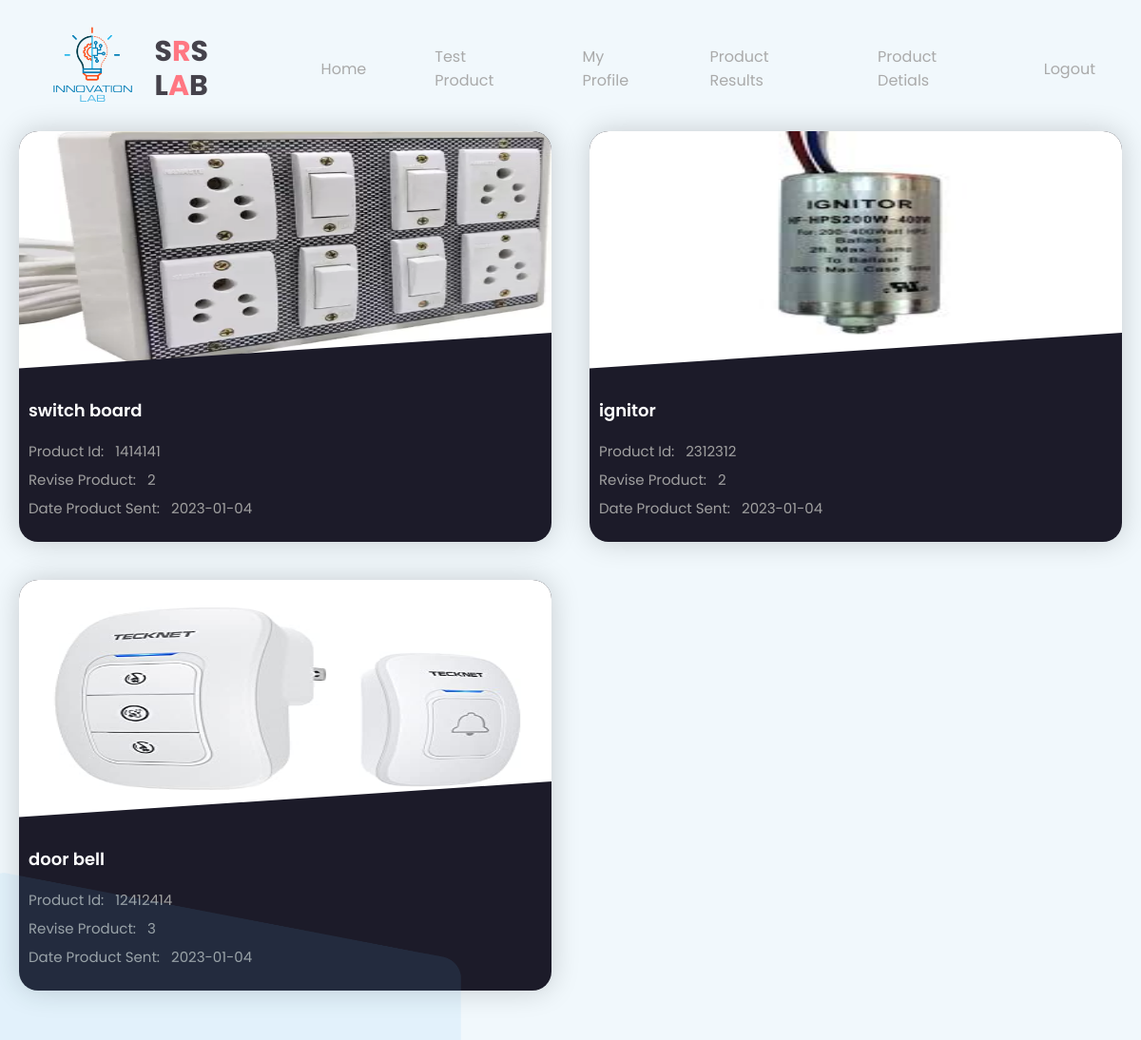
Page /project1/custprod.php?email=ab@gmail.com (signed in) on the committed database.
### tables this page shows
CREATE TABLE `product` (
  `product_id` int(10) NOT NULL,
  `product_name` varchar(255) NOT NULL,
  `revise_product` int(255) NOT NULL,
  `product_image` varchar(255) NOT NULL,
  `datee` date NOT NULL,
  `product_status` varchar(255) NOT NULL
);

### project1/custprod.php (the view, shortened to what this page needs)
<!DOCTYPE html>
<html lang="en">
  <head>
    <link rel="stylesheet" href="stylenew.css" />
    <link rel="stylesheet" href="custprod.css" />
  </head>
  <body>
    <main>
      <div class="big-wrapper light">
        <img src="images/shape.png" alt="" class="shape" />
        <header>
          <div class="container">
            <div class="logo">
              <img src="images/workerlogo.png" alt="Logo" />
              <h3 style="font-size:30px;margin-left:5px;" >S<span style="color:#ff7782;">R</span>S L<span style="color:#ff7782;">A</span>B</h3>
            </div>
            <div class="links">
              <ul>
              <li><a href="customer_home.php?email=<?php echo $_GET['email']; ?>">Home</a></li>
                     <li><a href="customer_prod.php?email=<?php echo $_GET['email']; ?>">Test Product</a></li>
                <li><a href="customer_profile.php?email=<?php echo $_GET['email']; ?>">My Profile</a></li>
                <li><a href="customer_result.php?email=<?php echo $_GET['email']; ?>">Product Results</a></li>
             <li><a href="custprod.php?email=<?php echo $_GET['email']; ?>">Product Detials</a></li>
             <li><a href="logout.php">Logout</a></li>
              </ul>
            </div>
          </div>
        </header>
        <div class="cards">
<?php
include 'database.php';
$sql = "SELECT * FROM product where product_status=''";
$query = mysqli_query($conn2,$sql);
while($arr = mysqli_fetch_array($query))
{
  ?>
        <div class="card card1">
            <div class="check">
                <img style="height:250px" src="<?php echo $arr['product_image']; ?>" >
            </div>
            <div class="details">
                <h3><?php echo $arr['product_name'];?></h3>
                <p>Product Id: &nbsp; <?php echo $arr['product_id']; ?></p>
                <p>Revise Product:  &nbsp; <?php echo $arr['revise_product']; ?></p>
                <p>Date Product Sent:  &nbsp; <?php echo $arr['datee']; ?></p>
            </div>
        </div>
        <?php
}
        ?>
    </div>
      </div>
    </main>
  </body>
</html>

### project1/stylenew.css (style rules this page uses)
.light { --mainColor: #64bcf4; --hoverColor: #5bacdf; --backgroundColor: #f1f8fc; --darkOne: #312f3a; --darkTwo: #45424b; --lightOne: #919191; --lightTwo: #aaa; }
*, *::before, *::after { padding: 0; margin: 0; box-sizing: border-box; }
body { font-family: "Poppins", sans-serif; }
img { width: 100%; }
a { text-decoration: none; }
.big-wrapper { position: relative; padding: 1.7rem 0 2rem; width: 100%; min-height: 100vh; overflow: hidden; background-color: var(--backgroundColor); display: flex; flex-direction: column; justify-content: space-between; }
.container { position: relative; max-width: 81rem; width: 100%; margin: 0 auto; padding: 0 3rem; z-index: 10; }
header { position: relative; z-index: 70; }
header .container { display: flex; justify-content: space-between; align-items: center; }
.logo { display: flex; align-items: center; cursor: pointer; }
.logo img { width: 100px; margin-right: 0.6rem; margin-top: -0.6rem; }
.logo h3 { color: var(--darkTwo); font-size: 1.55rem; line-height: 1.2; font-weight: 700; }
.links ul { display: flex; list-style: none; align-items: center; }
.links a { color: var(--lightTwo); margin-left: 4.5rem; display: inline-block; transition: 0.3s; }
.shape { position: absolute; z-index: 0; width: 500px; bottom: -180px; left: -15px; opacity: 0.1; }

### project1/custprod.css (style rules this page uses)
.cards { display: grid; grid-template-columns: repeat(auto-fit,minmax(400px,1fr)); padding: 20px; grid-gap: 40px; }
.card { background-color: #1c1b29; border-radius: 20px; box-shadow: 0 0 30px rgba(0,0,0,0.18); }
.check { position: relative; clip-path: polygon(0 0,100% 0, 100% 85%, 0 100%); }
img { width: 100%; display: block; border-radius: 20px 20px 0 0; }
.check:after { content: ""; height: 100%; width: 100%; position: absolute; top: 0; left: 0; border-radius: 20px 20px 0 0; opacity: 0.7; }
.card1>.check:after { background-image: linear-gradient( 135deg, ); }
.details { padding: 20px 10px; }
.details>h3 { color: #ffffff; font-weight: 600; font-size: 18px; margin: 10px 0 15px 0; }
.details>p { color: #a0a0a0; font-size: 15px; line-height: 30px; font-weight: 400; }

### rows in the picture
product: product_image (picture), product_name "switch board", product_id "1414141", revise_product "2", datee "2023-01-04"
product: product_image (picture), product_name "ignitor", product_id "2312312", revise_product "2", datee "2023-01-04"
product: product_image (picture), product_name "door bell", product_id "12412414", revise_product "3", datee "2023-01-04"
